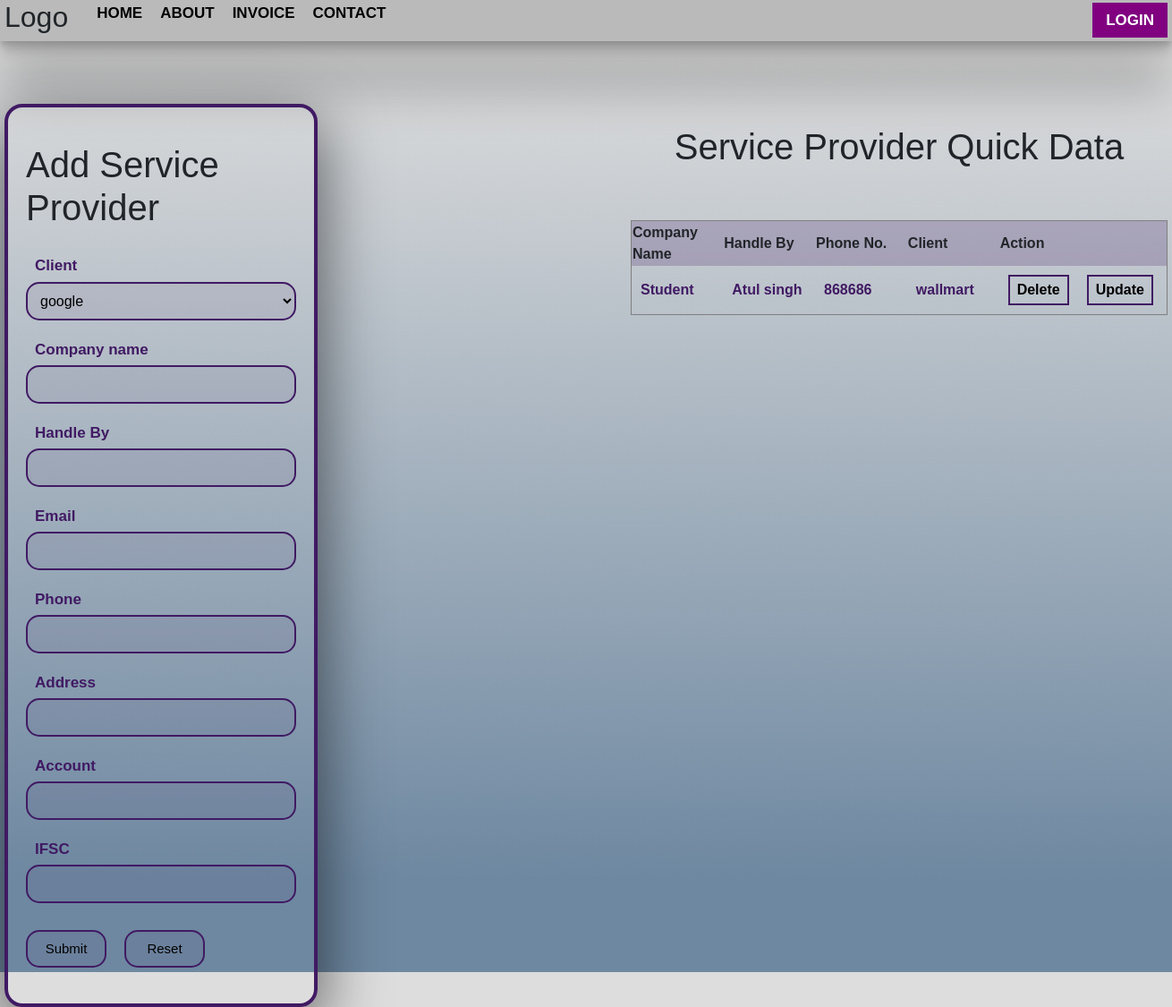
The page /add_service/ on the database as committed earlier.
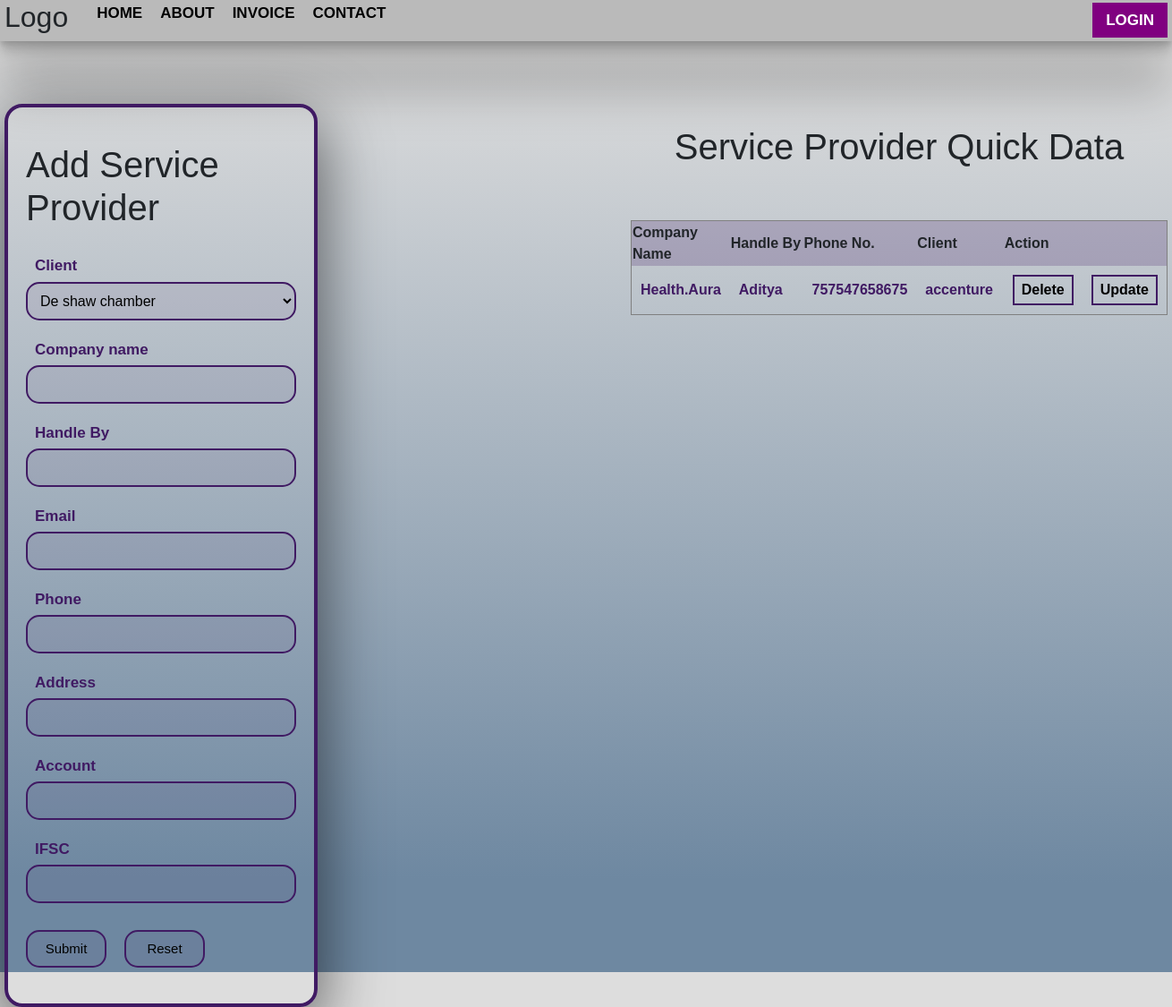
The same page on the database as committed later.
### myInvoice/models.py (models this page shows, shortened)
class Provider(models.Model):
    client = models.ForeignKey(Client, on_delete=models.CASCADE)
    comp_name = models.CharField(max_length=200)
    handle = models.CharField(max_length=200)
    email = models.CharField(max_length=100)
    phone = models.IntegerField()
    address = models.TextField()
    account = models.IntegerField()
    ifsc = models.IntegerField()
    class Meta:
        db_table = 'providers'

class Client(models.Model):
    comp_name = models.CharField(max_length=50)
    gst = models.IntegerField()
    country = models.CharField(max_length=30)
    state = models.CharField(max_length=30)
    address = models.CharField(max_length=100)
    def __str__(self):
        return self.comp_name
    class Meta:
        db_table = 'clients'

### myInvoice/views.py (the view, shortened to what this page needs)
# urls.py: path('add_service/', provider, name='addService'),
def provider(request):
    provideObj = Provider.objects.all()
    return render(request, 'addService.html', {'clients':Client.objects.all(), 'providerObj':provideObj})

### myInvoice/templates/addService.html (shortened to what this page needs)
{% extends "base.html" %}
{% block body %}
<div class="add-service">
    <div class="ser-content">
        <div class="ser-data">
            <form action="" method="post">
                <div class="provider-model">
                    <h1>Add Service Provider</h1>
                    <div class="provider-box">
                        <label for="">Client</label>
                        <select name="client" id="">
                            {% for i in clients %}
                            <option value="{{i.id}}">{{i.comp_name}}</option>
                            {% endfor %}
                        </select>
                    </div>
                    <div class="provider-box">
                        <label for="">Company name</label>
                        <input name="company" type="text">
                    </div>
                    <div class="provider-box">
                        <label for="">Handle By</label>
                        <input name="handle" type="text">
                    </div>
                    <div class="provider-box">
                        <label for="">Email</label>
                        <input name="email" type="email">
                    </div>
                    <div class="provider-box">
                        <label for="">Phone</label>
                        <input name="number" type="number">
                    </div>
                    <div class="provider-box">
                        <label for="">Address</label>
                        <input name="address" type="text">
                    </div>
                    <div class="provider-box">
                        <label for="">Account</label>
                        <input name="account" type="number">
                    </div>
                    <div class="provider-box">
                        <label for="">IFSC</label>
                        <input name="ifsc" type="text">
                    </div>
                    <div class="client-btn">
                        <button type="submit" class="service-btn">Submit</button>
                        <button type="reset" class="service-btn">Reset</button>
                    </div>
                </div>
            </form>
        </div>
        <div class="provider">
            <h1>Service Provider Quick Data</h1>
            <div class="provider-data">
                <table border="1px">
                    <tr>
                        <th>Company Name</th>
                        <th>Handle By</th>
                        <th>Phone No.</th>
                        <th>Client</th>
                        <th>Action</th>
                    </tr>
                    {% for i in providerObj %}
                    <tr>
                        <td>{{i.comp_name}}</td>
                        <td>{{i.handle}}</td>
                        <td>{{i.phone}}</td>
                        <td>{{i.client}}</td>
                        <td>
                            <div class="client-btn">
                                <a href="/delete_service/{{i.id}}" class="delete-btn">Delete</a>
                                <a href="/update_service/{{i.id}}" class="update-btn">Update</a>
                            </div>
                        </td>
                    </tr>
                    {% endfor %}
                </table>
            </div>
        </div>
    </div>
</div>
{% endblock body %}

Rows that differ between the two databases and show on the page:
removed Provider: comp_name "Student", handle "Atul singh", phone "868686", client "wallmart"
added Provider: comp_name "Health.Aura", handle "Aditya", phone "757547658675", client "accenture"
Other text that changed with them:
form field client: "google" → "De shaw chamber"
